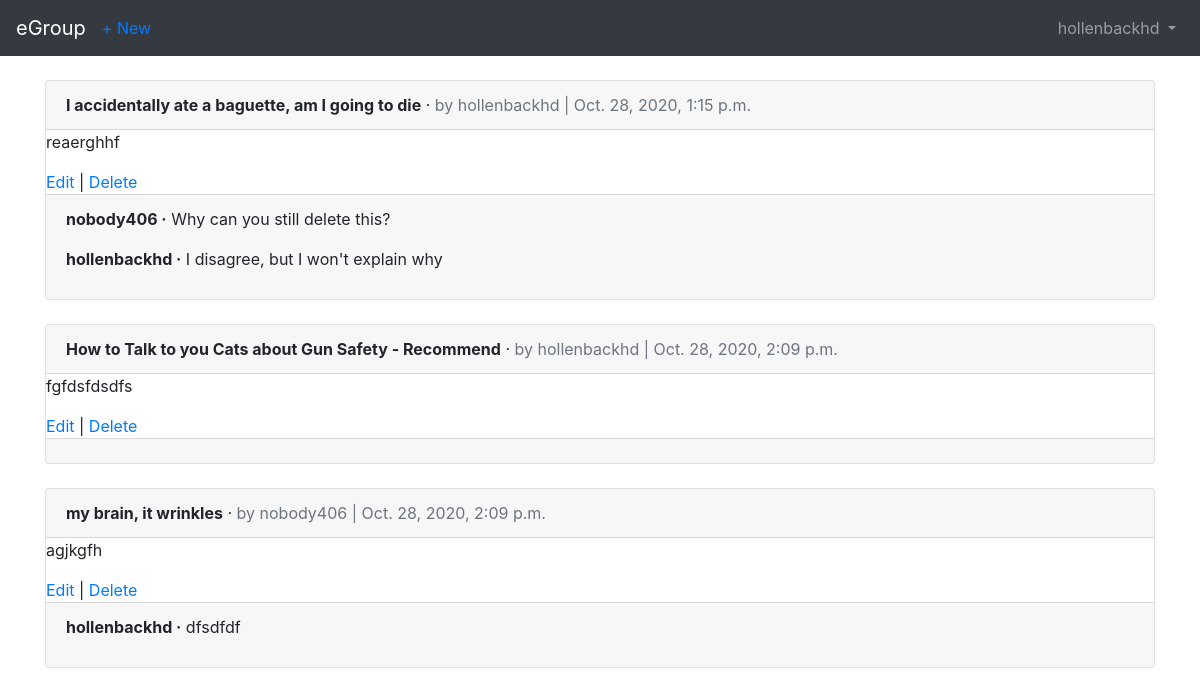
The page /allgroups/ (signed in) on the database its author committed.
### users/models.py (models this page shows)
class CustomUser(AbstractUser):
    age = models.PositiveIntegerField(null=True, blank=True)

### allgroups/models.py (models this page shows, shortened)
class Allgroups(models.Model):
    title = models.CharField(max_length=255)
    body = models.TextField()
    date = models.DateTimeField(auto_now_add=True)
    author = models.ForeignKey(
        get_user_model(),
        on_delete=models.CASCADE,
        )

class Comment(models.Model):
    allgroups = models.ForeignKey(
        Allgroups,
        on_delete=models.CASCADE,
        related_name = 'comments',
        )
    comment = models.CharField(max_length=140)
    author = models.ForeignKey(
        get_user_model(),
        on_delete=models.CASCADE,
        )
    def __str__(self):
        return self.comment

### allgroups/views.py (the view)
# urls.py: path('', AllgroupsListView.as_view(), name='allgroups_list'),
class AllgroupsListView(ListView):
    model = Allgroups
    template_name = 'allgroups_list.html'

### templates/allgroups_list.html (shortened to what this page needs)
{% extends 'base.html' %}
{% block content %}
{% for allgroups in object_list %}
<div class="card">
<div class="card-header">
<span class="font-weight-bold">{{ allgroups.title }}</span> &middot;
<span class="text-muted">by {{ allgroups.author }} |
{{ allgroups.date }}</span>
</div>
<div class="card=body">
<p>{{ allgroups.body }}</p>
<a href="{% url 'allgroups_edit' allgroups.pk %}">Edit</a> |
<a href="{% url 'allgroups_delete' allgroups.pk %}">Delete</a>
</div>
<div class="card-footer">
{% for comment in allgroups.comments.all %}
<p>
<span class="font-weight-bold">{{ comment.author }} &middot;</span>
{{ comment }}
</p>
{% endfor %}
</div>
</div>
<br />
{% endfor %}
{% endblock content %}

### templates/base.html (shortened to what this page needs)
<!doctype html>
<html lang="en">
  <head>
    <link rel="stylesheet"
    href="https://stackpath.bootstrapcdn.com/bootstrap/4.1.3/css/bootstrap.min.css"
>
  </head>
  <body>
    <nav class="navbar navbar-expand-md navbar-dark bg-dark mb-4">
      <a class="navbar-brand" href="{% url 'home' %}">eGroup</a>
	{% if user.is_authenticated %}
<ul class="navbar-nav mr-auto">
<li class="nav-item"><a href="{% url 'allgroups_new' %}">+ New</a></li>
</ul>
{% endif %}
    <div class="collapse navbar-collapse" id="navbarCollapse">
      {% if user.is_authenticated %}
        <ul class="navbar-nav ml-auto">
          <li class="nav-item">
            <a class="nav-link dropdown-toggle" href="#" id="userMenu"
              data-toggle="dropdown" aria-haspopup="true"
              aria-expanded="false">
              {{ user.username }}
            </a>
          </li>
        </ul>
      {% endif %}
    </div>
  </nav>
  <div class="container">
    {% block content %}
    {% endblock content %}
  </div>
  </body>
</html>

### rows shown on the page
CustomUser: username "hollenbackhd"
Allgroups: title "I accidentally ate a baguette, am I going to die", author "hollenbackhd", date "Oct. 28, 2020, 1:15 p.m.", body "reaerghhf"
Comment: author "nobody406", comment "Why can you still delete this?"
Comment: author "hollenbackhd", comment "I disagree, but I won't explain why"
Allgroups: title "How to Talk to you Cats about Gun Safety - Recommend", author "hollenbackhd", date "Oct. 28, 2020, 2:09 p.m.", body "fgfdsfdsdfs"
Allgroups: title "my brain, it wrinkles", author "nobody406", date "Oct. 28, 2020, 2:09 p.m.", body "agjkgfh"
Comment: author "hollenbackhd", comment "dfsdfdf"
